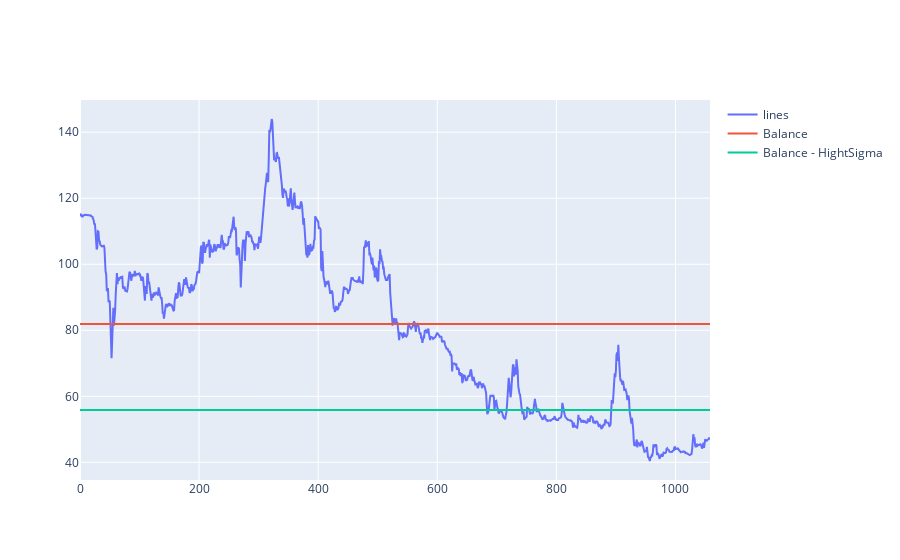

This figure's notebook cell:
### Markdown cell above
# VIC CO THE XEM XET

Tập đoàn VINGROUP - CTCP (HOSE: VIC)

### Code cell
VIC = pd.read_csv('data/2024-03-28_VIC.csv')[::-1].reset_index(drop=True)

fig_vic = go.Figure()

fig_vic.add_trace(go.Scatter(y=VIC['VND'],
                    mode='lines',
                    name='lines'))

fig_vic.add_trace(go.Scatter(x=[0, len(VIC)], y=[81.91, 81.91],
                    mode='lines',
                    name='Balance'))

fig_vic.add_trace(go.Scatter(x=[0, len(VIC)], y=[55.83, 55.83],
                    mode='lines',
                    name='Balance - HightSigma'))

fig_vic.show()

### Figure 1 — Plotly figure (JSON) as saved in the notebook; plotly's stock layout.template omitted (floating-point values rounded to 4 significant figures; data arrays with more than 128 entries replaced by an {"elided": "..."} marker saying what was removed)
{"data": [{"mode": "lines", "name": "lines", "type": "scatter", "y": {"elided": "1058 float values"}}, {"mode": "lines", "name": "Balance", "type": "scatter", "x": [0, 1058], "y": [81.91, 81.91]}, {"mode": "lines", "name": "Balance - HightSigma", "type": "scatter", "x": [0, 1058], "y": [55.83, 55.83]}], "layout": {}}
